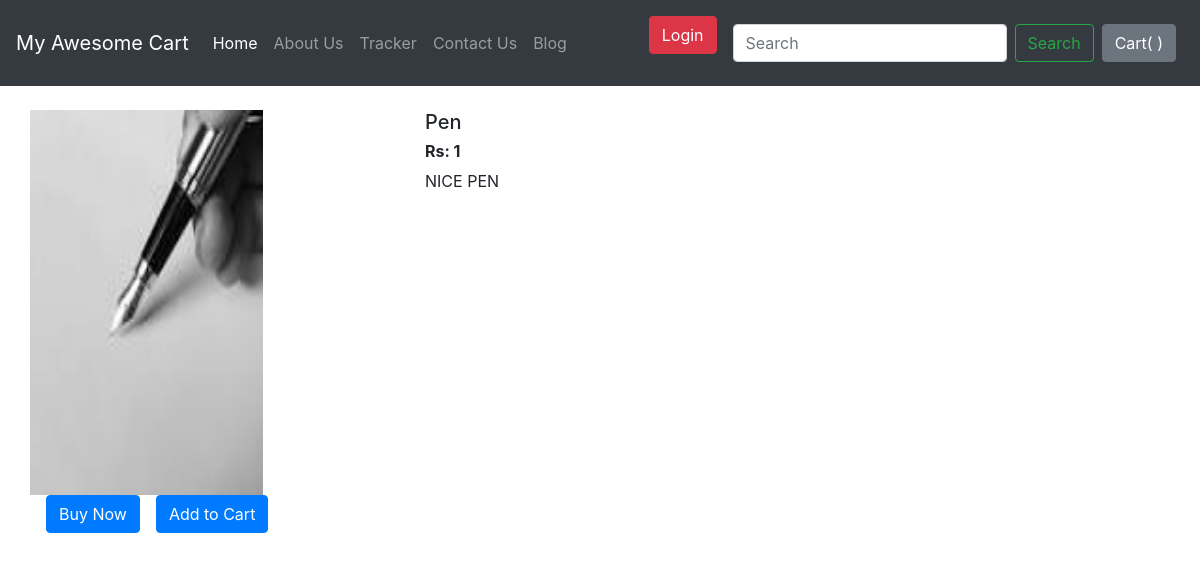
The page /shop/products/19 on the database as committed earlier.
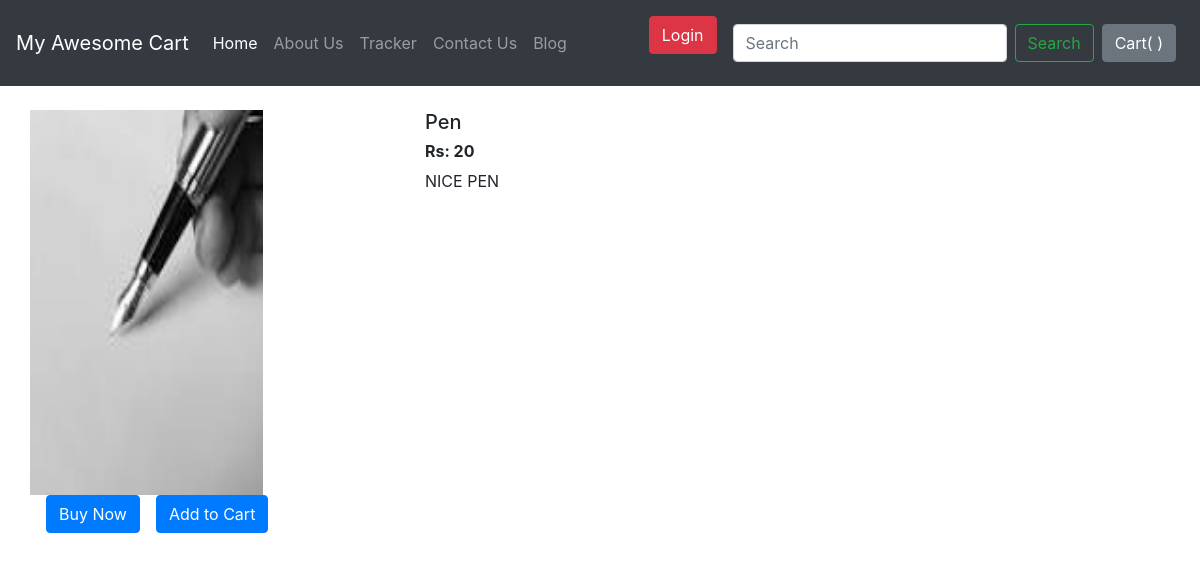
The same page on the database as committed later.
### shop/models.py (models this page shows, shortened)
class Product(models.Model):
    product_id = models.AutoField
    product_name = models.CharField(max_length=50)
    category = models.CharField(max_length=50, default="")
    subcategory = models.CharField(max_length=50, default="")
    price = models.IntegerField(default=0)
    discount = models.IntegerField(default=0)
    desc = models.CharField(max_length=300)
    pub_date = models.DateField()
    image = models.ImageField(upload_to='shop/images', default="")

### shop/views.py (the view)
# urls.py: path("products/<int:myid>",views.products, name="products"),
def	products(request, myid):
	product = Product.objects.filter(id=myid)
	return render(request, 'shop/products.html',{'product':product[0]})

### shop/templates/shop/products.html (shortened to what this page needs)
{% extends 'shop/basic.html' %}
{% block body %}
<div class="container my-4">
	<div class="row">
		<div class="col-md-4">
			<div class="row">
				<img src="/media/{{product.image}}" width="233px" height="385px" alt="..">
			</div>
			<div class="row">
				<button class="btn btn-primary mx-3">Buy Now</button>
				<button class="btn btn-primary">Add to Cart</button>
			</div>
		</div>
		<div class="col-md-8">
		<h5>{{product.product_name}}</h5>
		<h6><b>Rs: {{product.price}}</b></h6>
		<p>{{product.desc}}</p>
		</div>
	</div>
</div>
{% endblock %}

### shop/templates/shop/basic.html (shortened to what this page needs)
<!doctype html>
<html lang="en">
<head>
    <link rel="stylesheet" href="https://stackpath.bootstrapcdn.com/bootstrap/4.2.1/css/bootstrap.min.css">
</head>
<body>
    <nav class="navbar navbar-expand-lg navbar-dark bg-dark">
        <a class="navbar-brand" href="/shop">My Awesome Cart</a>
        <div class="collapse navbar-collapse" id="navbarSupportedContent">
            <ul class="navbar-nav mr-auto">
                <li class="nav-item active">
                    <a class="nav-link" href="/shop">Home <span class="sr-only">(current)</span></a>
                </li>
                <li class="nav-item">
                    <a class="nav-link" href="/shop/about">About Us</a>
                </li>
                <li class="nav-item">
                    <a class="nav-link" href="/shop/tracker">Tracker</a>
                </li>
                <li class="nav-item">
                    <a class="nav-link" href="/shop/contact">Contact Us</a>
                </li>
                <li class="nav-item">
                    <a class="nav-link" href="/blog">Blog</a>
                </li>
            </ul>
            {% if user.is_authenticated %}
            <ul class="nav-item">
                <a class="nav-link" href="/logout"><button class="btn btn-danger my-2 my-sm-0">Logout</button></a>
            </ul>
            <ul class="nav-item">
                <a class="nav-link" href="/profile"><button class="btn btn-info my-2 my-sm-0">Profile</button></a>
            </ul>
            {% else %}
            <ul class="nav-item">
                <a class="nav-link" href="/login"><button class="btn btn-danger my-2 my-sm-0">Login</button></a>
            </ul>
            {% endif %}
            <form method='get' action="/shop/search/" class="form-inline my-2 my-lg-0">
                <input class="form-control mr-sm-2" type="search" name="search" id="search" placeholder="Search" aria-label="Search">
                <button class="btn btn-outline-success my-2 my-sm-0" type="submit">Search</button>
            </form>
            <button type="button" class="btn btn-secondary mx-2" id="popcart" data-container="body" data-toggle="popover" data-placement="bottom" data-html="true" data-content="Vivamus
sagittis lacus vel augue laoreet rutrum faucibus.">
                Cart(<span id=cart>
                </span>)
            </button>
        </div>
    </nav>
    {% block body %} {% endblock %}
</body>
</html>

Rows that differ between the two databases and show on the page:
changed Product "Pen": price "1" → "20"
